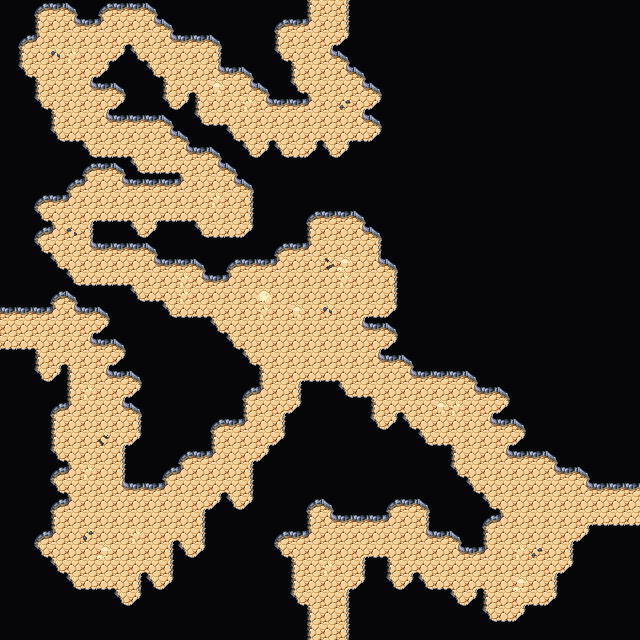

This is a level from a 2D game, rendered from its Tiled map with the project's own tilesets. A one-line summary and the map file follow, with tile-layer data summarised:
An orthogonal 40x40 tile map with 16x16 px tiles, 4 tile layers (Collision, Background, Walls, Clutter), 2 tilesets and 4 objects.

<map version="1.5" tiledversion="1.7.2" orientation="orthogonal" renderorder="right-down" width="40" height="40" tilewidth="16" tileheight="16" infinite="0" nextlayerid="7" nextobjectid="64">
 <editorsettings>
  <export target="wastetown..tmx" format="tmx" />
 </editorsettings>
 <tileset firstgid="1" source="../../../../common/maps/tileset/main.tsx" />
 <tileset firstgid="3477" source="../../../../common/maps/tileset/buildings.tsx" />
 <layer id="6" name="Collision" width="40" height="40">
  <data>[1600 cells, 0 non-empty, 0 distinct tile ids]</data>
 </layer>
 <layer id="1" name="Background" width="40" height="40">
  <data>[1600 cells, 1600 non-empty, 1 distinct tile ids]</data>
 </layer>
 <layer id="2" name="Walls" width="40" height="40">
  <data>[1600 cells, 1311 non-empty, 17 distinct tile ids]</data>
 </layer>
 <layer id="3" name="Clutter" width="40" height="40">
  <properties>
   <property name="spriteLayer" type="bool" value="true" />
  </properties>
  <data>[1600 cells, 28 non-empty, 10 distinct tile ids]</data>
 </layer>
 <objectgroup id="4" name="Objects">
  <object id="59" template="../../../../common/maps/obj/door_right.tx" x="0" y="336.5">
   <properties>
    <property name="teleport" value="../Shandalar Old Border/maps/map/cave/cave_multilevel_4/cave_23B5.tmx" />
    <property name="teleportObjectId" value="60" />
   </properties>
  </object>
  <object id="61" template="../../../../common/maps/obj/door_down.tx" x="320.333" y="15.8333">
   <properties>
    <property name="teleport" value="../Shandalar Old Border/maps/map/cave/cave_multilevel_4/cave_23A6.tmx" />
    <property name="teleportObjectId" value="62" />
   </properties>
  </object>
  <object id="62" template="../../../../common/maps/obj/door_up.tx" x="321.655" y="639.376">
   <properties>
    <property name="teleport" value="../Shandalar Old Border/maps/map/cave/cave_multilevel_4/cave_23C6.tmx" />
    <property name="teleportObjectId" value="61" />
   </properties>
  </object>
  <object id="63" template="../../../../common/maps/obj/door_left.tx" x="623.333" y="514">
   <properties>
    <property name="teleport" value="../Shandalar Old Border/maps/map/cave/cave_multilevel_4/cave_23B7.tmx" />
    <property name="teleportObjectId" value="63" />
   </properties>
  </object>
 </objectgroup>
</map>
